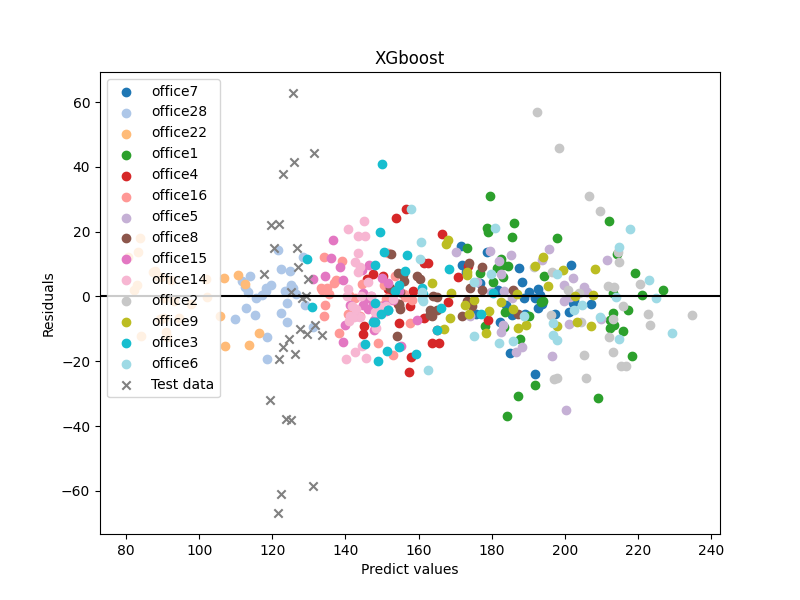

Here is the Python script that generated this plot:
import optuna
import xgboost as xgb
from optuna.samplers import TPESampler
from sklearn.model_selection import KFold
from sklearn.metrics import mean_squared_error, mean_absolute_error, r2_score
import pandas as pd
import numpy as np
import matplotlib.pyplot as plt

X_train = pd.read_csv("/home/gakubu/デスクトップ/MLTgit/MLT/ML_9/X_train_sc.csv")
y_train = pd.read_csv("/home/gakubu/デスクトップ/MLTgit/MLT/ML_9/y_train.csv")
X_test = pd.read_csv("/home/gakubu/デスクトップ/MLTgit/MLT/ML_9/X_test_sc.csv")
y_test = pd.read_csv("/home/gakubu/デスクトップ/MLTgit/MLT/ML_9/y_test.csv")
df_train = pd.read_csv("/home/gakubu/デスクトップ/MLTgit/MLT/ML_9/df_train.csv")
df_test = pd.read_csv("/home/gakubu/デスクトップ/MLTgit/MLT/ML_9/df_test.csv")

# ハイパーパラメータの最適化を行う関数


def objective(trial):
    # ハイパーパラメータの探索範囲を指定
    params = {
        'booster': 'gbtree',
        'lambda': trial.suggest_float('lambda', 0.1, 1.0),  # L2正則化項
        'max_depth': trial.suggest_int('max_depth', 1, 10),   # 最大深さ
        'eta': trial.suggest_float('eta', 0.1, 1.0),   # 学習率
        'gamma': trial.suggest_float('gamma', 0.1, 1.0),  # 損失減少の下限
        'n_estimators': trial.suggest_int('n_estimators', 10, 100, step=10)
    }

    # モデルの定義
    model = xgb.XGBRegressor(**params)

    # 10-foldの交差検証を手動で実行
    kf = KFold(n_splits=10, shuffle=True, random_state=42)
    rmse_scores = []
    for train_idx, valid_idx in kf.split(X_train):
        X_train_fold, X_valid_fold = X_train.loc[train_idx], X_train.loc[valid_idx]
        y_train_fold, y_valid_fold = y_train.loc[train_idx], y_train.loc[valid_idx]

        model.fit(X_train_fold, y_train_fold)
        y_pred_fold = model.predict(X_valid_fold)

        rmse_fold = mean_squared_error(
            y_valid_fold, y_pred_fold, squared=False)
        rmse_scores.append(rmse_fold)

    # 交差検証の結果を最小化するように設定
    return np.mean(rmse_scores)


# Optunaでハイパーパラメータの最適化を実行
sampler = TPESampler(seed=42)
study = optuna.create_study(direction='minimize', sampler=sampler)
study.optimize(objective, n_trials=100)

# 最適なハイパーパラメータを取得
best_params = study.best_trial.params
print("Best Params:", best_params)

# 最適なパラメータでモデルを学習
best_model = xgb.XGBRegressor(**best_params)
best_model.fit(X_train, y_train)

# テストデータで予測
y_test_pred = best_model.predict(X_test)
y_train_pred = best_model.predict(X_train)

# テストデータの評価
test_rmse = mean_squared_error(y_test, y_test_pred)
train_rmse = mean_squared_error(y_train, y_train_pred)
print("Test RMSE:", test_rmse)
print("Train RMSE:", train_rmse)

df_er = pd.DataFrame({'r2(決定係数)': [r2_score(y_test, y_test_pred)],
                     'RMSE(平方平均二乗誤差)': [np.sqrt(mean_squared_error(y_test, y_test_pred))],
                      'MSE(平均二乗誤差)': [mean_squared_error(y_test, y_test_pred)],
                      'MAE(平均絶対誤差)': [mean_absolute_error(y_test, y_test_pred)]})

df_er.to_csv(
    "/home/gakubu/デスクトップ/MLTgit/MLT/ML_9/ML_9_5/df_er_XGBoost.csv", index=False)

# データに予測値と誤差を追加
df_train['Predict values'] = y_train_pred
df_train['Residuals'] = df_train['Predict values'] - df_train['RoI']
df_test['Predict values'] = y_test_pred
df_test['Residuals'] = df_test['Predict values'] - df_test['RoI']


def get_office_name(case_name):
    name_parts = case_name.split('_', 2)  # _で分割
    if len(name_parts) > 0:
        return name_parts[0]
    else:
        return case_name  # 分割できない場合は元の行名を返す


# データをオフィスごとにプロット
df_train['office_name'] = df_train['case_name'].map(get_office_name)

# print(df_train.head())
# print(df_test.head())

plot_column = 'office_name'

# カラーマップを選択
cmap = plt.get_cmap('tab20')

# プロット
fig, ax = plt.subplots(figsize=(8, 6))

unique_values = df_train[plot_column].unique()
colors = cmap(np.linspace(0, 1, len(unique_values)))

for value, color in zip(unique_values, colors):
    subset = df_train[df_train[plot_column] == value]
    ax.scatter(subset['Predict values'], subset['Residuals'],
               marker='o', label=value, color=color)

ax.scatter(df_test['Predict values'], df_test['Residuals'],
           marker='x', label='Test data', c='gray')
plt.xlabel('Predict values')
plt.ylabel('Residuals')
plt.axhline(y=0, c='k')
plt.legend()
plt.title('XGboost')
plt.savefig("/home/gakubu/デスクトップ/MLTgit/MLT/ML_9/ML_9_5/ML_9_5_XGBoost.png")
plt.show()
